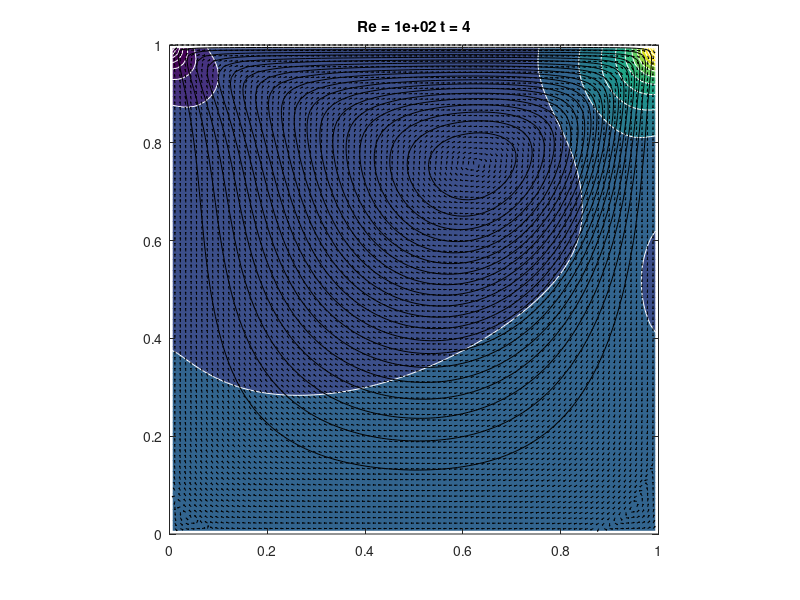

This figure's MATLAB source:
function Seibold
%MIT18086_NAVIERSTOKES
% Solves the incompressible Navier-Stokes equations in a
% rectangular domain with prescribed velocities along the
% boundary. The solution method is finite differencing on
% a staggered grid with implicit diffusion and a Chorin
% projection method for the pressure.
% Visualization is done by a colormap-isoline plot for
% pressure and normalized quiver and streamline plot for
% the velocity field.
% The standard setup solves a lid driven cavity problem.

% 07/2007 by Benjamin Seibold
% http://www-math.mit.edu/~seibold/
% Feel free to modify for teaching and learning.
%-----------------------------------------------------------------------
Re = 1e2; % Reynolds number
dt = 1e-2; % time step
tf = 4e-0; % final time
lx = 1; % width of box
ly = 1; % height of box
nx = 90; % number of x-gridpoints
ny = 90; % number of y-gridpoints
nsteps = 10; % number of steps with graphic output
%-----------------------------------------------------------------------
nt = ceil(tf/dt); dt = tf/nt;
x = linspace(0,lx,nx+1); hx = lx/nx;
y = linspace(0,ly,ny+1); hy = ly/ny;
[X,Y] = meshgrid(y,x);
%-----------------------------------------------------------------------
% initial conditions
U = zeros(nx-1,ny); V = zeros(nx,ny-1);
% boundary conditions
uN = x*0+1; vN = avg(x)*0;
uS = x*0; vS = avg(x)*0;
uW = avg(y)*0; vW = y*0;
uE = avg(y)*0; vE = y*0;
%-----------------------------------------------------------------------
Ubc = dt/Re*([2*uS(2:end-1)' zeros(nx-1,ny-2) 2*uN(2:end-1)']/hx^2+...
[uW;zeros(nx-3,ny);uE]/hy^2);
Vbc = dt/Re*([vS' zeros(nx,ny-3) vN']/hx^2+...
[2*vW(2:end-1);zeros(nx-2,ny-1);2*vE(2:end-1)]/hy^2);

fprintf('initialization')
Lp = kron(speye(ny),K1(nx,hx,1))+kron(K1(ny,hy,1),speye (nx));
Lp(1,1) = 3/2*Lp(1,1);
perp = symamd(Lp); Rp = chol(Lp(perp,perp)); Rpt = Rp';
Lu = speye((nx-1)*ny)+dt/Re*(kron(speye(ny),K1(nx-1,hx,2))+...
kron(K1(ny,hy,3),speye(nx-1)));
peru = symamd(Lu); Ru = chol(Lu(peru,peru)); Rut = Ru';
Lv = speye(nx*(ny-1))+dt/Re*(kron(speye(ny-1),K1(nx,hx,3))+...
kron(K1(ny-1,hy,2),speye(nx)));
perv = symamd(Lv); Rv = chol(Lv(perv,perv)); Rvt = Rv';
Lq = kron(speye(ny-1),K1(nx-1,hx,2))+kron(K1(ny-1,hy,2),speye(nx-1));
perq = symamd(Lq); Rq = chol(Lq(perq,perq)); Rqt = Rq';

fprintf(', time loop\n--20%%--40%%--60%%--80%%-100%%\n')
for k = 1:nt
% treat nonlinear terms
gamma = min(1.2*dt*max(max(max(abs(U)))/hx,max(max(abs(V)))/hy),1);
Ue = [uW;U;uE]; Ue = [2*uS'-Ue(:,1) Ue 2*uN'-Ue(:,end)];
Ve = [vS' V vN']; Ve = [2*vW-Ve(1,:);Ve;2*vE-Ve(end,:)];
Ua = avg(Ue')'; Ud = diff(Ue')'/2;
Va = avg(Ve); Vd = diff(Ve)/2;
UVx = diff(Ua.*Va-gamma*abs(Ua).*Vd)/hx;
UVy = diff((Ua.*Va-gamma*Ud.*abs(Va))')'/hy;
Ua = avg(Ue(:,2:end-1)); Ud = diff(Ue(:,2:end-1))/2;
Va = avg(Ve(2:end-1,:)')'; Vd = diff(Ve(2:end-1,:)')'/2;
U2x = diff(Ua.^2-gamma*abs(Ua).*Ud)/hx;
V2y = diff((Va.^2-gamma*abs(Va).*Vd)')'/hy;
U = U-dt*(UVy(2:end-1,:)+U2x);
V = V-dt*(UVx(:,2:end-1)+V2y);

% implicit viscosity
rhs = reshape(U+Ubc,[],1);
u(peru) = Ru\(Rut\rhs(peru));
U = reshape(u,nx-1,ny);
rhs = reshape(V+Vbc,[],1);
v(perv) = Rv\(Rvt\rhs(perv));
V = reshape(v,nx,ny-1);

% pressure correction
rhs = reshape(diff([uW;U;uE])/hx+diff([vS' V vN']')'/hy,[],1);
p(perp) = -Rp\(Rpt\rhs(perp));
P = reshape(p,nx,ny);
U = U-diff(P)/hx;
V = V-diff(P')'/hy;

% visualization
if floor(25*k/nt)>floor(25*(k-1)/nt), fprintf('.'), end
if k==1||floor(nsteps*k/nt)>floor(nsteps*(k-1)/nt)
% stream function
rhs = reshape(diff(U')'/hy-diff(V)/hx,[],1);
q(perq) = Rq\(Rqt\rhs(perq));
Q = zeros(nx+1,ny+1);
Q(2:end-1,2:end-1) = reshape(q,nx-1,ny-1);
clf, contourf(avg(x),avg(y),P',20,'w-'), hold on
contour(x,y,Q',20,'k-');
Ue = [uS' avg([uW;U;uE]')' uN'];
Ve = [vW;avg([vS' V vN']);vE];
Len = sqrt(Ue.^2+Ve.^2+eps);
quiver(x,y,(Ue./Len)',(Ve./Len)',.4,'k-')
hold off, axis equal, axis([0 lx 0 ly])
p = sort(p); caxis(p([8 end-7]))
title(sprintf('Re = %0.1g t = %0.2g',Re,k*dt))
drawnow
end
end
fprintf('\n')

%================================================= ======================

function B = avg(A,k)
if nargin<2, k = 1; end
if size(A,1)==1, A = A'; end
if k<2, B = (A(2:end,:)+A(1:end-1,:))/2; else, B = avg(A,k-1); end
if size(A,2)==1, B = B'; end

function A = K1(n,h,a11)
% a11: Neumann=1, Dirichlet=2, Dirichlet mid=3;
A = spdiags([-1 a11 0;ones(n-2,1)*[-1 2 -1];0 a11 -1],-1:1,n,n)'/h^2;
